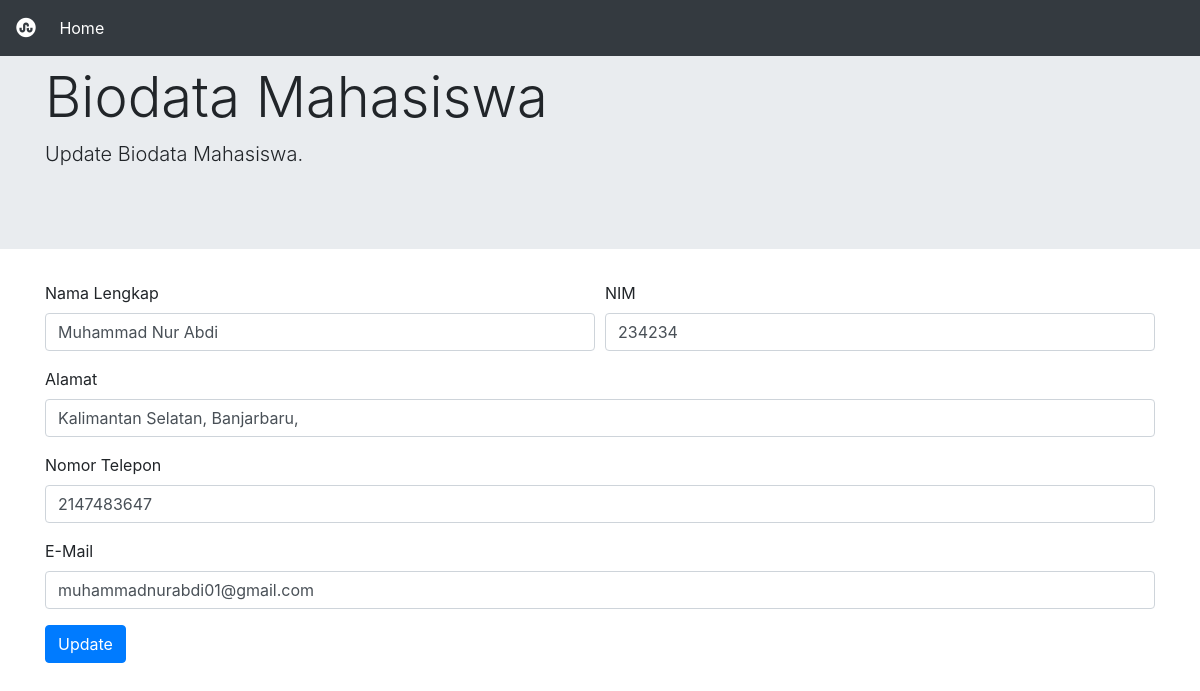
Screenshot of /edit.php?id=234234 with the database file from the repository.
### tables this page shows
CREATE TABLE `mahasiswa` (
  `nama_mhs` varchar(65) NOT NULL,
  `nim_mhs` varchar(13) NOT NULL,
  `almt_mhs` text NOT NULL,
  `no_mhs` int(11) NOT NULL,
  `email_mhs` varchar(65) NOT NULL,
  `no` int(11) NOT NULL
);

### edit.php (the view, shortened to what this page needs)
<!DOCTYPE html>
<html lang="en" style="scroll-behavior:smooth">
<head>
    <link rel="stylesheet" href="https://cdn.jsdelivr.net/npm/bootstrap@4.6.1/dist/css/bootstrap.min.css">
</head>
<?php
include_once("config.php");
$nim_mhs = $_GET['id'];
$result = mysqli_query($mysqli, "SELECT * FROM mahasiswa WHERE nim_mhs=$nim_mhs");
while ($user_data = mysqli_fetch_array($result)) {
    $nama_mhs = $user_data["nama_mhs"];
    $nim_mhs = $user_data['nim_mhs'];
    $no_mhs = $user_data['no_mhs'];
    $almt_mhs = $user_data['almt_mhs'];
    $email_mhs = $user_data['email_mhs'];
}
?>
<html>
<nav class="navbar fixed-top navbar-expand-lg navbar-dark bg-dark">
    <a class="navbar-brand" href="#">
        <i class="fab fa-stumbleupon-circle"></i></a>
    <div class="collapse navbar-collapse" id="navbarNavAltMarkup">
        <div class="navbar-nav">
            <a class="nav-link active" href="index.php">Home<span class="sr-only">(current)</span></a>
        </div>
    </div>
</nav>
<body>
    <div class="jumbotron jumbotron-fluid">
        <div class="container">
            <h1 class="display-4">Biodata Mahasiswa</h1>
            <p class="lead">Update Biodata Mahasiswa.</p>
        </div>
    </div>
    <div class="container">
        <form method="post" name="form-update">
            <div class="form-row" id="input">
                <div class="form-group col-md-6">
                    <label for="inputEmail4">Nama Lengkap</label>
                    <input type="text" name="nama_mhs" class="form-control" id="nama_mhs" value=<?php echo "'$nama_mhs'"; ?>>
                </div>
                <div class="form-group col-md-6">
                    <label for="inputNIM">NIM</label>
                    <input type="number" name="nim_mhs" class="form-control" id="nim_mhs" value=<?php echo "'$nim_mhs'"; ?>>
                </div>
            </div>
            <div class="form-group">
                <label for="inputAlamat">Alamat</label>
                <input type="text" name="almt_mhs" class="form-control" id="almt_mhs" value=<?php echo "'$almt_mhs'"; ?>>
            </div>
            <div class="form-group">
                <label for="inputNumber">Nomor Telepon</label>
                <input type="number" name="no_mhs" class="form-control" id="no_mhs" value=<?php echo "'$no_mhs'"; ?>>
            </div>
            <div class="form-group">
                <label for="inputEmail">E-Mail</label>
                <input type="email" name="email_mhs" class="form-control" id="email_mhs" value=<?php echo "'$email_mhs'"; ?>>
            </div>
            <button type="submit" name="update" class="btn btn-primary">Update</button>
        </form>
    </div>
</body>
</html>

### rows the page displays
mahasiswa: nama_mhs "Muhammad Nur Abdi", nim_mhs "234234", almt_mhs "Kalimantan Selatan, Banjarbaru,", no_mhs "2147483647", email_mhs "muhammadnurabdi01@gmail.com"
